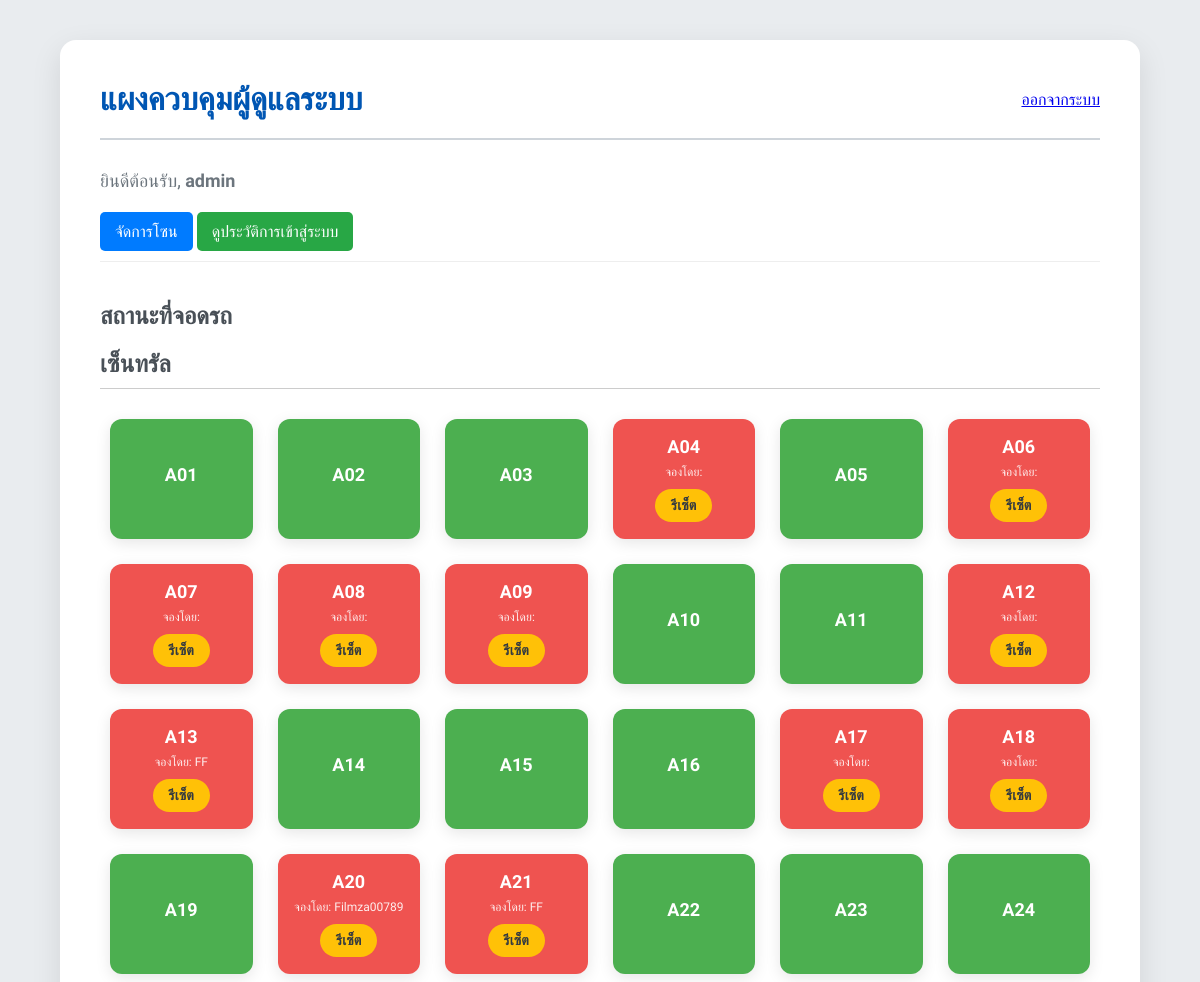
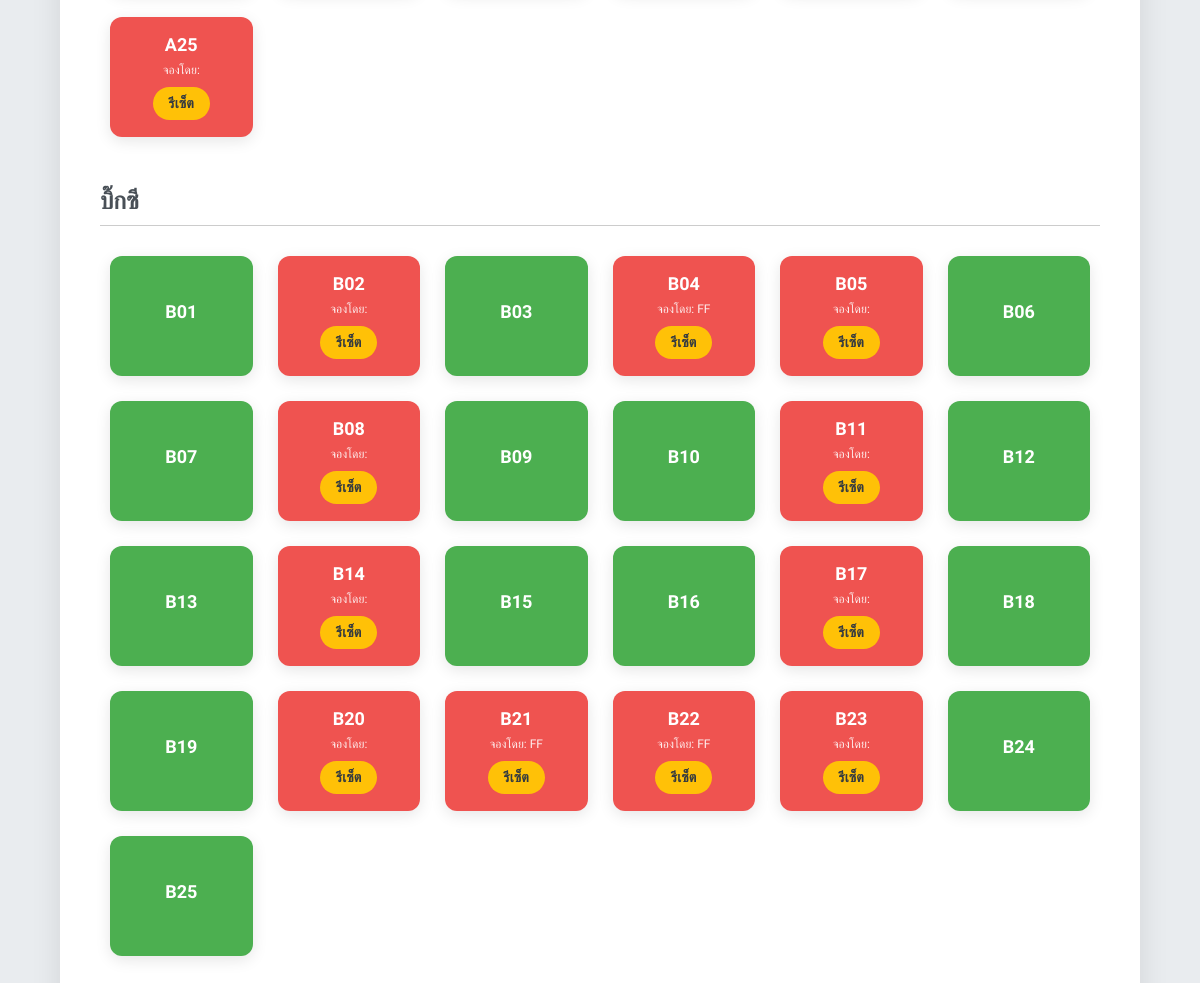
Before: /admin_dashboard.php (signed in) with the older database file (2 pictures, top to bottom).
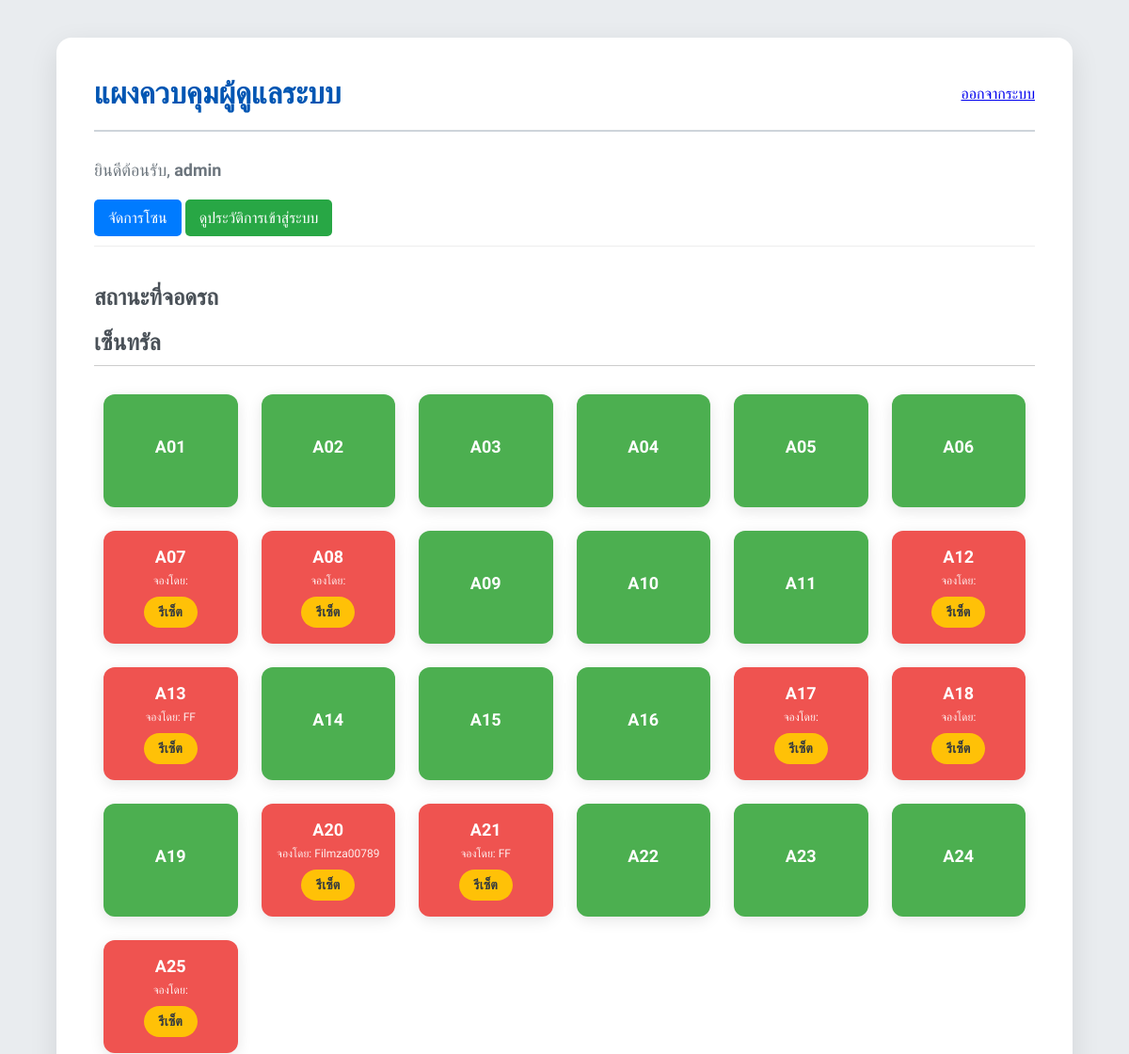
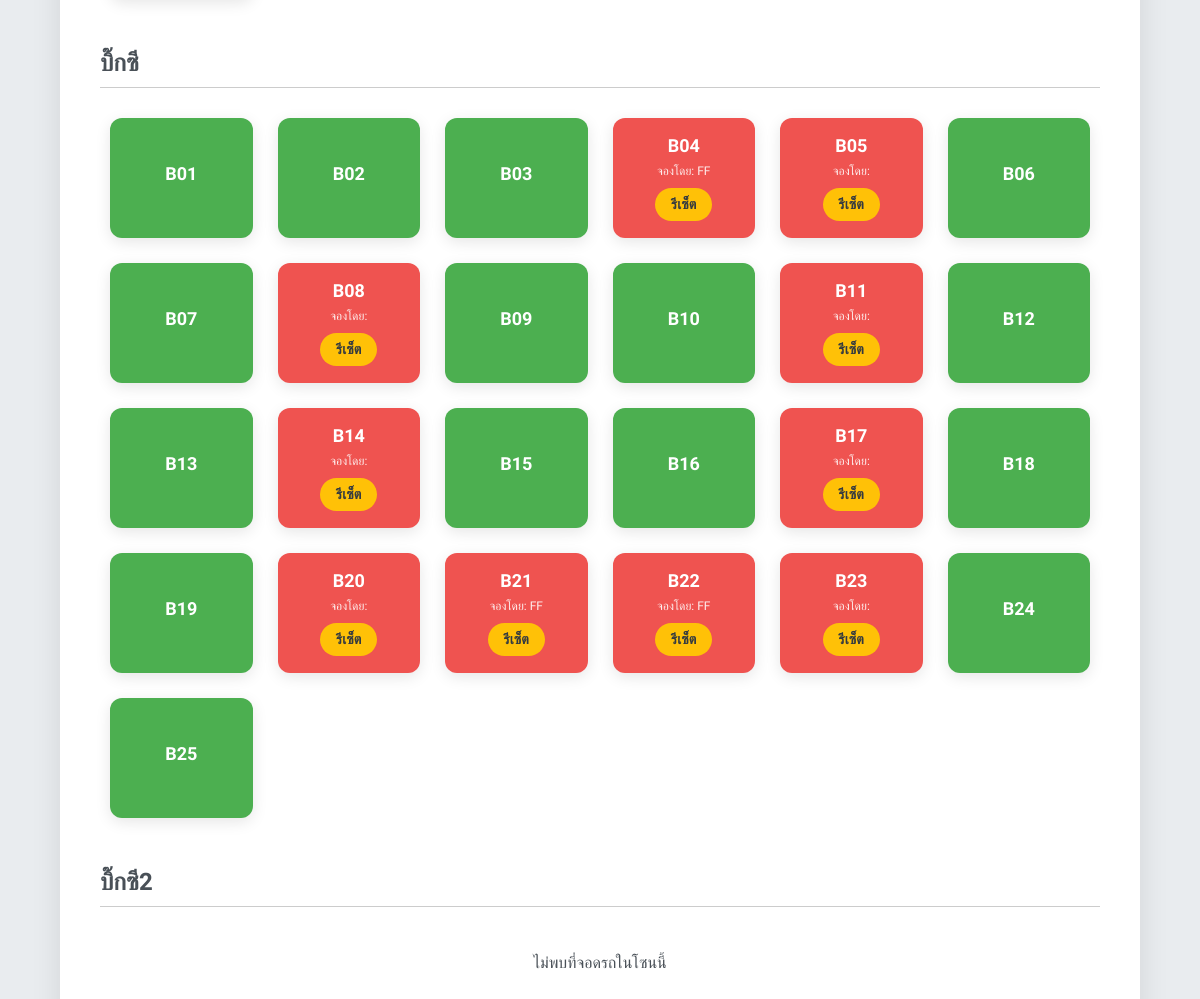
After: the same page with the newer database file (2 pictures, top to bottom).
### tables this page shows
CREATE TABLE `zones` (
  `id` int(11) NOT NULL,
  `name` varchar(255) NOT NULL
);

CREATE TABLE `parking_spots` (
  `id` int(11) NOT NULL,
  `spot_name` varchar(10) NOT NULL,
  `status` enum('available','occupied') NOT NULL DEFAULT 'available',
  `booked_by_user` varchar(255) DEFAULT NULL,
  `zone_id` int(11) DEFAULT NULL,
  `price` decimal(10,2) NOT NULL DEFAULT 50.00,
  `spot_type` varchar(50) NOT NULL DEFAULT 'car'
);

### admin_dashboard.php (the view, shortened to what this page needs)
<?php
require_once 'config.php';
$zones = [];
$zone_result = $conn->query("SELECT id, name FROM zones ORDER BY id");
if ($zone_result) { while($row = $zone_result->fetch_assoc()) { $zones[] = $row; } }
$spots_by_zone = [];
if (!empty($zones)) {
    foreach ($zones as $zone) {
        $stmt = $conn->prepare("SELECT spot_name, status, booked_by_user FROM parking_spots WHERE zone_id = ? ORDER BY id");
        $stmt->bind_param("i", $zone['id']);
        $stmt->execute();
        $result = $stmt->get_result();
        $spots = [];
        if ($result) {
            while ($row = $result->fetch_assoc()) {
                $spots[] = $row;
            }
        }
        $spots_by_zone[$zone['id']] = $spots;
    }
}
?>
<!DOCTYPE html>
<html lang="th">
<head>
</head>
<body>
    <div class="container">
        <div class="header-section">
            <h1>แผงควบคุมผู้ดูแลระบบ</h1>
            <a href="logout.php">ออกจากระบบ</a>
        </div>
        <p class="welcome-message">ยินดีต้อนรับ, <strong><?php echo htmlspecialchars($_SESSION['username']); ?></strong></p>
        <?php if ($_SESSION['role'] === 'admin'): ?>
        <div style="margin-bottom: 20px; padding-bottom: 20px; border-bottom: 1px solid #eee;">
            <a href="manage_zones.php" style="padding: 10px 15px; background-color: #007bff; color: white; text-decoration: none; border-radius: 5px;">จัดการโซน</a>
            <a href="employee_login_history.php" style="padding: 10px 15px; background-color: #28a745; color: white; text-decoration: none; border-radius: 5px;">ดูประวัติการเข้าสู่ระบบ</a>
        </div>
        <?php endif; ?>
        <h2 style="margin-top: 40px;">สถานะที่จอดรถ</h2>
        <?php if (!empty($zones)): ?>
            <?php foreach ($zones as $zone): ?>
                <div class="zone-section" style="margin-bottom: 40px;">
                    <h2 style="font-size: 24px; border-bottom: 1px solid #ccc; padding-bottom: 10px;"><?php echo htmlspecialchars($zone['name']); ?></h2>
                    <div class="parking-grid">
                        <?php if (!empty($spots_by_zone[$zone['id']])): ?>
                            <?php foreach ($spots_by_zone[$zone['id']] as $spot): ?>
                                <div class="spot <?php echo $spot['status']; ?>">
                                    <span class="spot-name"><?php echo $spot['spot_name']; ?></span>
                                    <?php if ($spot['status'] === 'occupied'): ?>
                                        <span class="booked-by">จองโดย: <?php echo htmlspecialchars($spot['booked_by_user']); ?></span>
                                        <?php if ($_SESSION['role'] === 'admin'): ?>
                                        <form action="admin_reset_spot.php" method="POST" style="margin:0;">
                                            <button type="submit" class="reset-button">รีเซ็ต</button>
                                        </form>
                                        <?php endif; ?>
                                    <?php endif; ?>
                                </div>
                            <?php endforeach; ?>
                        <?php else: ?>
                            <p style="text-align: center; grid-column: 1 / -1;">ไม่พบที่จอดรถในโซนนี้</p>
                        <?php endif; ?>
                    </div>
                </div>
            <?php endforeach; ?>
        <?php else: ?>
            <p style="text-align: center;">ไม่พบโซนที่จอดรถ</p>
        <?php endif; ?>
    </div>
</body>
</html>

### admin_dashboard.php (style rules this page uses)
body { font-family: 'Kanit', sans-serif; background-color: #e9ecef; color: #495057; margin: 0; padding: 0; }
.container { max-width: 1000px; margin: 40px auto; background-color: #ffffff; padding: 40px; border-radius: 16px; box-shadow: 0 10px 30px rgba(0, 0, 0, 0.1); }
.header-section { display: flex; justify-content: space-between; align-items: center; border-bottom: 2px solid #ced4da; padding-bottom: 20px; margin-bottom: 30px; }
.header-section h1 { font-size: 32px; color: #0056b3; margin: 0; font-weight: 700; }
.welcome-message { margin-bottom: 30px; font-size: 18px; color: #6c757d; font-weight: 400; }
.parking-grid { display: grid; grid-template-columns: repeat(auto-fill, minmax(140px, 1fr)); gap: 25px; padding: 10px; }
.spot { height: 100px; border-radius: 12px; display: flex; flex-direction: column; justify-content: center; align-items: center; font-weight: bold; color: white; box-shadow: 0 4px 15px rgba(0, 0, 0, 0.1); transition: transform 0.3s ease, box-shadow 0.3s ease; position: relative; text-align: center; padding: 10px; }
.spot.available { background-color: #4CAF50; }
.spot.occupied { background-color: #EF5350; }
.spot-name { font-size: 18px; margin-bottom: 8px; font-weight: 700; }
.booked-by { font-size: 12px; font-weight: normal; opacity: 0.9; }
.reset-button { background-color: #FFC107; color: #343a40; border: none; padding: 8px 16px; border-radius: 20px; cursor: pointer; font-size: 14px; font-weight: bold; margin-top: 10px; transition: background-color 0.3s, transform 0.2s; }

Changed rows visible on the page:
changed parking_spots (number 4 of 50 on the later page): no longer shows "จองโดย: รีเซ็ต"
changed parking_spots (number 6 of 50 on the later page): no longer shows "จองโดย: รีเซ็ต"
changed parking_spots (number 9 of 50 on the later page): no longer shows "จองโดย: รีเซ็ต"
changed parking_spots (number 27 of 50 on the later page): no longer shows "จองโดย: รีเซ็ต"
added zones: name "บิ๊กซี2", shows "ไม่พบที่จอดรถในโซนนี้"
